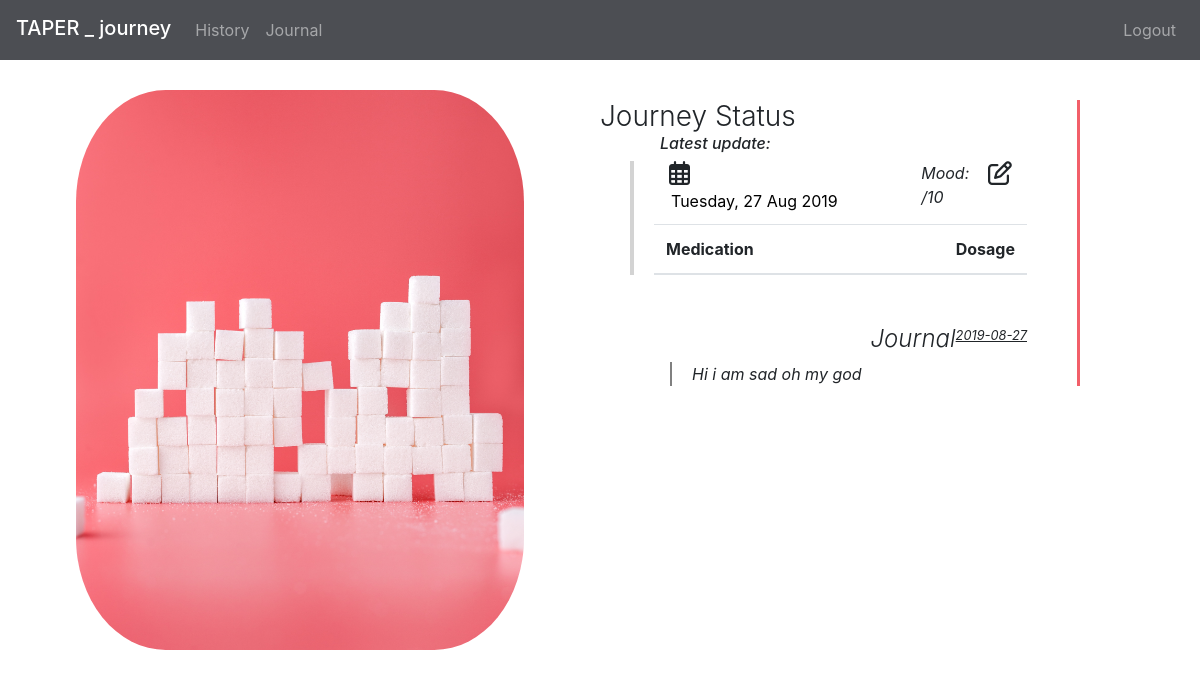
Page / (signed in) on the earlier database version.
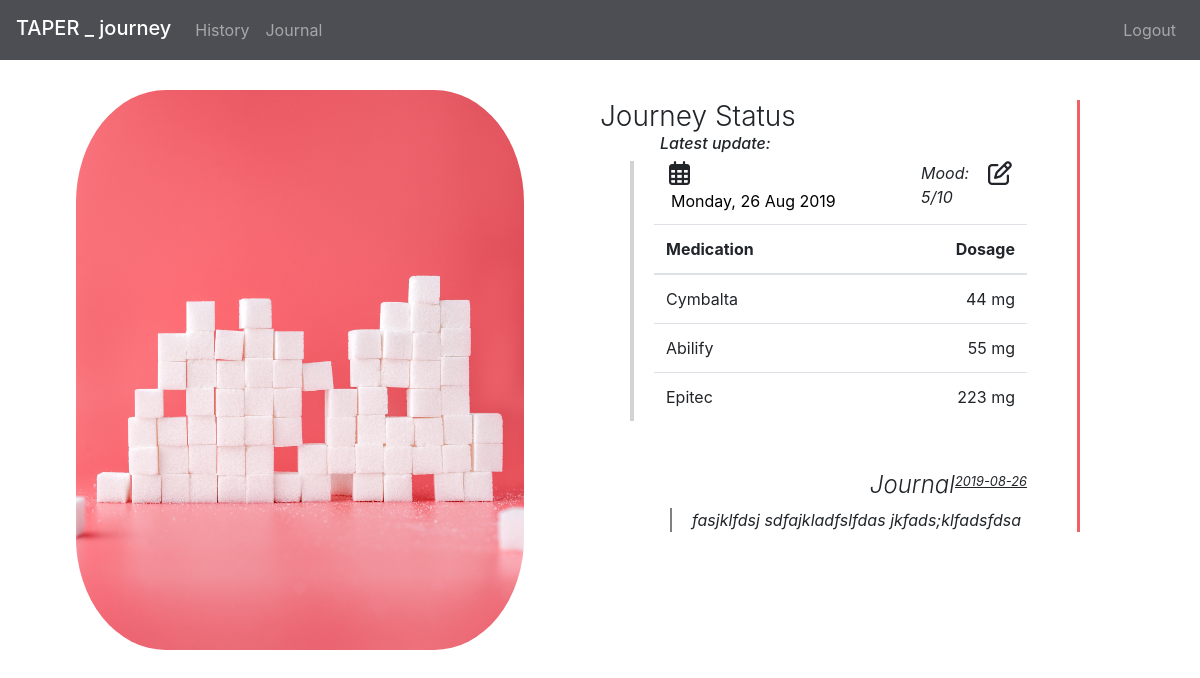
Same page on the later database version.
### tables this page shows
CREATE TABLE 'entries' ('id' integer PRIMARY KEY AUTOINCREMENT NOT NULL,'drugs' text,'doses' text, 'mood' smallint, 'side_effects' text, 'journal' text, 'user_id' integer NOT NULL, 'entry_date' date NOT NULL);

### application.py (the view)
@app.route("/")
@signin_required
def index():
    if not db.execute("SELECT * FROM entries WHERE user_id=?", session["user_id"]):
        drug_options = ["Cymbalta", "Epitec", "Abilify", "Ivedel"]
        side_effect_options = ["Fatigue", "Nausea", "Headache", "Weigt-gain", "Weight-los", "Mania", "Insomnia"]
        pageData = {"drug_options": drug_options, "side_effect_options": side_effect_options}
        data = {"date": '', "drugInfo": [], "mood": '', "side_effedts": '', "side_effect_options": side_effect_options, "drug_options":drug_options,  "journal": '', "journal_date": ''}
        print(f"{data}")
        return render_template("home.html", page_data=data)
    else:
        drugInfo = [];
        row = db.execute("SELECT * FROM entries WHERE user_id=? ORDER BY entry_date DESC", session["user_id"])
        dateHTML = datetime.strptime(row[0]["entry_date"], "%Y-%m-%d").strftime("%A, %d %b %Y")
        print(f"{row[0]['drugs']}")
        print(f"{dateHTML}")
        drugs = []
        doses=[]
        mood = ''
        side_effects = ''
        if row[0]["drugs"]:
            drugs = row[0]["drugs"].split(",")
            doses = row[0]["doses"].split(",")
            side_effects = row[0]["side_effects"]
            mood = row[0]["mood"]
        journal_date=''
        journal = ''
        if not row[0]["journal"]:
            row2 = db.execute("SELECT journal, entry_date From entries WHERE user_id=? AND journal IS NOT NULL ORDER BY entry_date DESC" , (session["user_id"]))
            if not row2:
                journal: ""
            else:
                journal =row2[0]["journal"]
                journal_date = row2[0]["entry_date"]
        else:
            journal = row[0]["journal"]
            journal_date = row[0]["entry_date"]
        for i in range(len(drugs)):
            drugEntry = {"drug":  drugs[i], "dose": doses[i]}
            drugInfo.append(drugEntry)
        drug_options = ["Cymbalta", "Epitec", "Abilify", "Ivedel"]
        side_effect_options = ["Fatigue", "Nausea", "Headache", "Weigt-gain", "Weight-los", "Mania", "Insomnia"]
        pageData = {"drug_options": drug_options, "side_effect_options": side_effect_options}
        data = {"date": dateHTML, "drugInfo": drugInfo, "mood": mood, "side_effedts": side_effects, "side_effect_options": side_effect_options, "drug_options":drug_options,  "journal": journal, "journal_date": journal_date,"pageData": pageData}
        print(f"{data}")
        return render_template("home.html", page_data=data)

### application.py (called while the page is built)
@app.after_request
def after_request(response):
    response.headers["Cache-Control"] = "no-cache, no-store, must-revalidate"
    response.headers["Expires"] = 0
    response.headers["Pragma"] = "no-cache"
    return response

### helpers.py (called while the page is built)
def signin_required(f):
    @wraps(f)
    def decorated_function(*args, **kwargs):
        if session.get("user_id") is None:
            return redirect("/signin")
        return f(*args, **kwargs)
    return decorated_function

### templates/home.html (shortened to what this page needs)
{% extends "layout.html" %}
{% block main %}
<div class="split left">
    <div style="height:100vh" class="img-container centered-all">
        <img  src='../static/img/img_splitscreen_01.jpg' style="height:70%; margin: 50px">
    </div>
</div>
<div class="split right" id="latestData">
    <div class="wrapper">
        <h3 style="margin-bottom: 0px" class="font-weight-light" >Journey Status</h3>
        <h6 class="push-right" style="font-style:italic; margin-left: 60px">Latest update:</h6>
        <div id="borderContainer">
            <div class="container">
                <div><i style = "margin-right: 10px" class="far fa-calendar-alt"></i><input  id="latestDate"  autocomplete="off"></div>
                <div style="float:right; font-style:italic">Mood: <span id="mood2">{{page_data.mood}}</span>/10</div>
                <i class="far fa-edit"  id="showDrugdata" data-toggle="modal" data-target="#trackDrugsModal"></i>
            </div>
            <table id="latestSummaryTable" class="table table-hover">
                <thead>
                    <tr>
                        <th >Medication</th>
                        <th class="text-right">Dosage</th>
                    </tr>
                </thead>
                <tbody>
                    {% for row in page_data.drugInfo %}
                    <tr onMouseOver="this.style.backgroundColor='rgba(242, 95,105, 0.4)'"
                        onMouseOut="this.style.backgroundColor='transparent'" >
                        <td>{{ row.drug }} </th>
                        <td align="right">{{ row.dose }} mg</td>
                    </tr>
                    {% endfor %}
                </tbody>
            </table>
        </div>
        {% if page_data.journal != "" %}
        <div id = "journalContainer" style="padding-right:20px; margin-right:30px">
            <h4 class="font-weight-light">Journal</h4>
            <p>{{ page_data.journal_date }}</p>
        </div>
        <p id="journal_b" class="no-wrap">{{ page_data.journal }}</p>
        {% endif %}
    </div>
</div>
<section class="container py-5">
</section>
{% endblock %}

Differences in the rows shown:
removed entries: journal_date "2019-08-27", journal "Hi i am sad oh my god"
now on this page (row unchanged): entries: mood "5", journal_date "2019-08-26", journal "fasjklfdsj sdfajkladfslfdas jkfads;klfadsfdsa"
Other differences:
form field value: "Tuesday, 27 Aug 2019" → "Monday, 26 Aug 2019"
new list line: "Cymbalta 44 mg"
new list line: "Abilify 55 mg"
new list line: "Epitec 223 mg"
